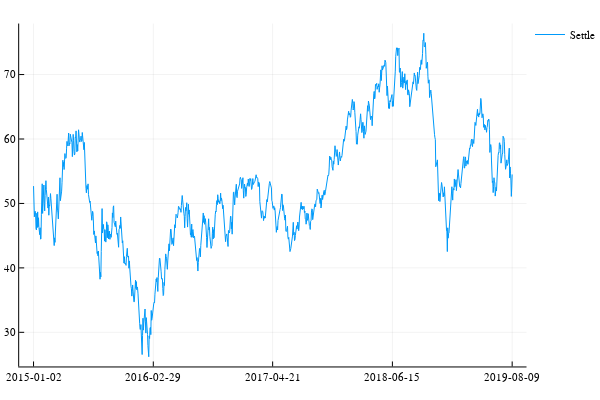

Notebook code cell kept with this figure:
### Code cell
using Plots
plotly()
plot(x)

### Figure 1 — Plotly figure (JSON) as saved in the notebook; plotly's stock layout.template omitted (floating-point values rounded to 4 significant figures; data arrays with more than 128 entries replaced by an {"elided": "..."} marker saying what was removed)
{"data": [{"colorbar": {"title": ""}, "hoverinfo": "text", "legendgroup": "Settle", "line": {"color": "rgba(0, 154, 250, 1.000)", "dash": "solid", "shape": "linear", "width": 1}, "mode": "lines", "name": "Settle", "showlegend": true, "text": {"elided": "1160 null values"}, "type": "scatter", "x": {"elided": "1160 int values"}, "xaxis": "x1", "y": {"elided": "1160 float values"}, "yaxis": "y1", "zmax": 0.1, "zmin": -0.1}], "layout": {"annotations": [], "height": 400, "legend": {"bgcolor": "rgba(255, 255, 255, 1.000)", "bordercolor": "rgba(0, 0, 0, 1.000)", "font": {"color": "rgba(0, 0, 0, 1.000)", "family": "sans-serif", "size": 11}, "tracegroupgap": 0, "x": 1, "y": 1}, "margin": {"b": 20, "l": 0, "r": 0, "t": 20}, "paper_bgcolor": "rgba(255, 255, 255, 1.000)", "plot_bgcolor": "rgba(255, 255, 255, 1.000)", "showlegend": true, "width": 600, "xaxis": {"anchor": "y1", "domain": [0.03619, 0.9934], "gridcolor": "rgba(0, 0, 0, 0.100)", "gridwidth": 0.5, "linecolor": "rgba(0, 0, 0, 1.000)", "mirror": false, "range": [-33.77, 1195.0], "showgrid": true, "showline": true, "showticklabels": true, "tickangle": 0, "tickcolor": "rgb(0, 0, 0)", "tickfont": {"color": "rgba(0, 0, 0, 1.000)", "family": "sans-serif", "size": 11}, "tickmode": "array", "ticks": "inside", "ticktext": ["2015-01-02", "2016-02-29", "2017-04-21", "2018-06-15", "2019-08-09"], "tickvals": [1, 291, 580, 870, 1160], "title": "", "titlefont": {"color": "rgba(0, 0, 0, 1.000)", "family": "sans-serif", "size": 15}, "type": "-", "visible": true, "zeroline": false, "zerolinecolor": "rgba(0, 0, 0, 1.000)"}, "yaxis": {"anchor": "x1", "domain": [0.03762, 0.9902], "gridcolor": "rgba(0, 0, 0, 0.100)", "gridwidth": 0.5, "linecolor": "rgba(0, 0, 0, 1.000)", "mirror": false, "range": [24.7, 77.92], "showgrid": true, "showline": true, "showticklabels": true, "tickangle": 0, "tickcolor": "rgb(0, 0, 0)", "tickfont": {"color": "rgba(0, 0, 0, 1.000)", "family": "sans-serif", "size": 11}, "tickmode": "array", "ticks": "inside", "ticktext": ["30", "40", "50", "60", "70"], "tickvals": [30, 40, 50, 60, 70], "title": "", "titlefont": {"color": "rgba(0, 0, 0, 1.000)", "family": "sans-serif", "size": 15}, "type": "-", "visible": true, "zeroline": false, "zerolinecolor": "rgba(0, 0, 0, 1.000)"}}}
